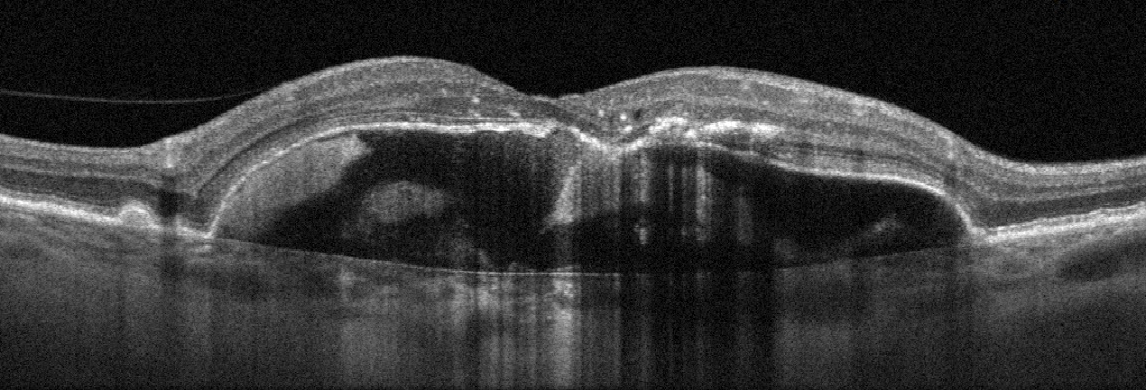
#> input picture data/raw/AMD/amd_1178825_3.jpg, 1146 x 390 px
$ python -i preprocess.py   (imports and definitions only)   (older library calls are emulated)
#> lines starting #> are read from the running program, lines starting #| are printed output that depends on the picture
# src/preprocess.py
import cv2
import numpy as np
from skimage.restoration import denoise_nl_means, estimate_sigma

def to_gray(img):
    if len(img.shape) == 3:
        return cv2.cvtColor(img, cv2.COLOR_BGR2GRAY)
    return img

def resize(img, size=(512, 256)):
    return cv2.resize(img, size, interpolation=cv2.INTER_AREA)

def denoise(img):
    # fast path: median to kill salt/pepper; optional NLM for extra smoothness
    med = cv2.medianBlur(img, 3)
    # non-local means (skimage expects float in [0,1])
    f = med.astype(np.float32) / 255.0
    sigma = estimate_sigma(f, channel_axis=None)
    nlm = denoise_nl_means(
        f, h=1.2 * sigma, fast_mode=True, patch_size=5, patch_distance=6, channel_axis=None
    )
    out = (np.clip(nlm, 0, 1) * 255).astype(np.uint8)
    return out

def clahe(img):
    clahe = cv2.createCLAHE(clipLimit=2.0, tileGridSize=(8,8))
    return clahe.apply(img)

def find_ilm_rpe(img):
    """
    Heuristic: for each column, find two strongest vertical gradient sign-changes
    in plausible bands -> approximate ILM (top surface) and RPE (bright band).
    Returns y_ilm, y_rpe arrays (length = width).
    """
    # smooth vertically to suppress speckle and emphasize layers
    k = cv2.GaussianBlur(img, (3,3), 0)
    gy = cv2.Sobel(k, cv2.CV_32F, 0, 1, ksize=3)  # vertical gradient
    H, W = img.shape
    y_ilm = np.zeros(W, dtype=np.int32)
    y_rpe = np.zeros(W, dtype=np.int32)

    for x in range(W):
        col = gy[:, x]
        # search ILM near top 20–40% (first strong negative-to-positive edge)
        top_band = col[:int(0.4*H)]
        y_ilm[x] = int(np.argmax(np.abs(top_band)))

        # search RPE near lower half (strong gradient magnitude)
        bot_band = col[int(0.4*H):]
        y_rpe[x] = int(0.4*H) + int(np.argmax(np.abs(bot_band)))

    # smooth boundaries
    y_ilm = cv2.GaussianBlur(y_ilm.reshape(1,-1).astype(np.float32), (21,1), 0).ravel().astype(int)
    y_rpe = cv2.GaussianBlur(y_rpe.reshape(1,-1).astype(np.float32), (21,1), 0).ravel().astype(int)
    # enforce order
    y_rpe = np.maximum(y_rpe, y_ilm + 5)
    return y_ilm, y_rpe

def vertical_realign(img, y_rpe_target=220):
    """
    Shift the image so the mean RPE sits near y_rpe_target.
    """
    y_ilm, y_rpe = find_ilm_rpe(img)
    shift = int(y_rpe_target - np.median(y_rpe))
    M = np.float32([[1, 0, 0], [0, 1, shift]])
    aligned = cv2.warpAffine(img, M, (img.shape[1], img.shape[0]), flags=cv2.INTER_LINEAR, borderMode=cv2.BORDER_REFLECT)
    return aligned, y_ilm + shift, y_rpe + shift

def preprocess_bscan(bgr_or_gray, size=(512,256)):
    g = to_gray(bgr_or_gray)
    g = resize(g, size)
    g = denoise(g)
    g = clahe(g)
    g_al, y_ilm, y_rpe = vertical_realign(g)
    return g_al, y_ilm, y_rpe

>>> import cv2
>>> picture = cv2.imread('../data/raw/AMD/amd_1178825_3.jpg')
#> picture is the input picture: shape (390, 1146, 3); mean B, G, R 54.4, 54.4, 54.4
>>> result = vertical_realign(picture)
#> in find_ilm_rpe, `gy = cv2.Sobel(k, cv2.CV_32F, 0, 1, ksize=3)`:
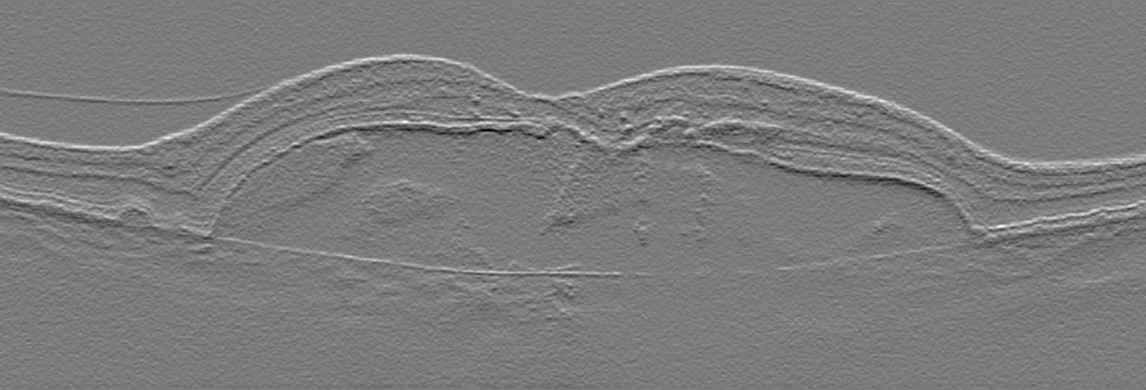
#> gy: shape (390, 1146, 3) float32; mean B, G, R 0.3, 0.3, 0.3; drawn with min black and max white
#> (the run stopped early here; a loop or call above may not have finished)

$ run again, on data/raw/AMD/amd_1262241_1.jpg
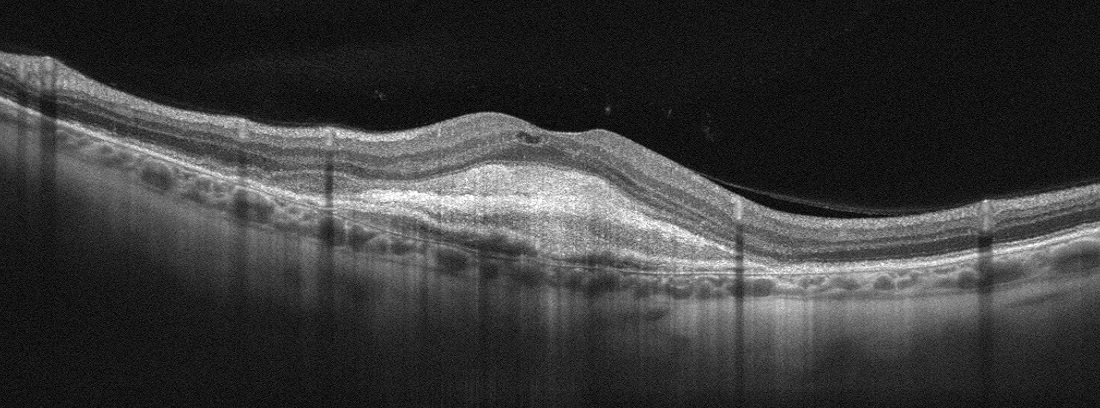
#> input picture data/raw/AMD/amd_1262241_1.jpg, 1100 x 408 px
#> picture is the input picture: shape (408, 1100, 3); min 0, max 255, mean 58.2
#> in find_ilm_rpe, `gy = cv2.Sobel(k, cv2.CV_32F, 0, 1, ksize=3)`:
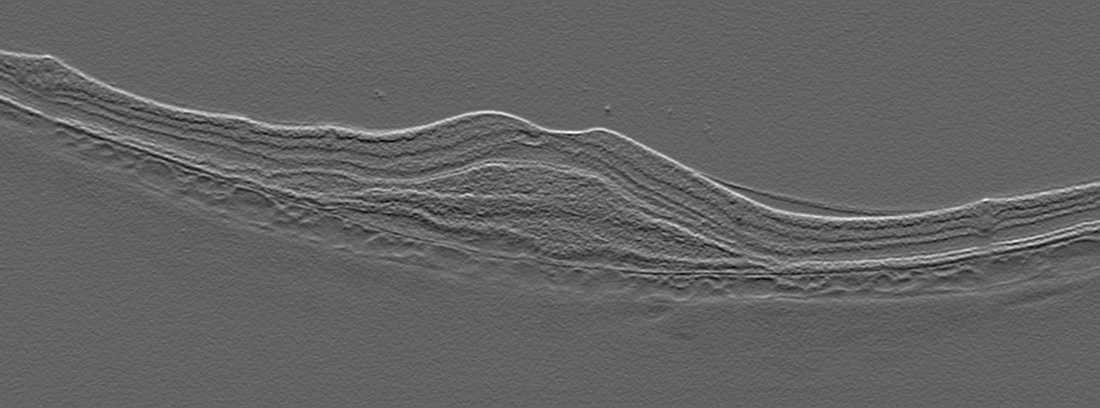
#> gy: shape (408, 1100, 3) float32; min -296, max 461, mean 0.1; drawn with min black and max white

$ run again, on data/raw/AMD/amd_1262241_5.jpg
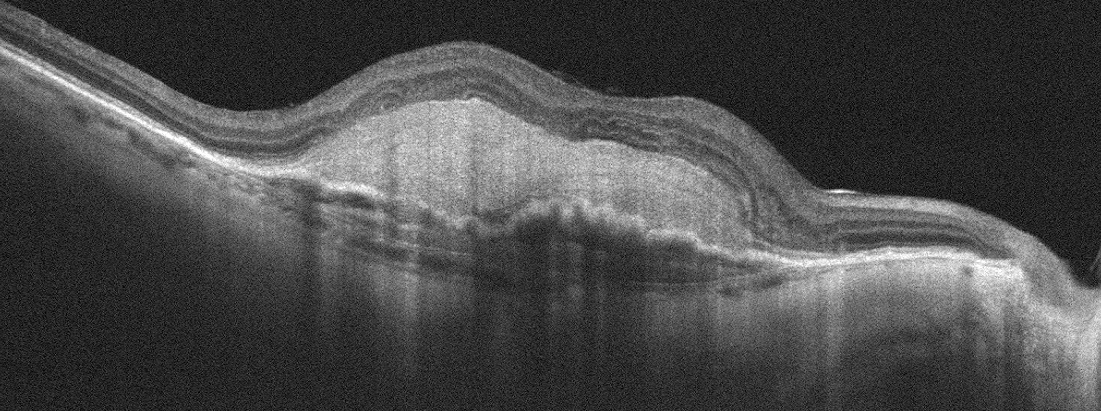
#> input picture data/raw/AMD/amd_1262241_5.jpg, 1101 x 411 px
#> picture is the input picture: shape (411, 1101, 3); min 0, max 255, mean 73.7
#> in find_ilm_rpe, `gy = cv2.Sobel(k, cv2.CV_32F, 0, 1, ksize=3)`:
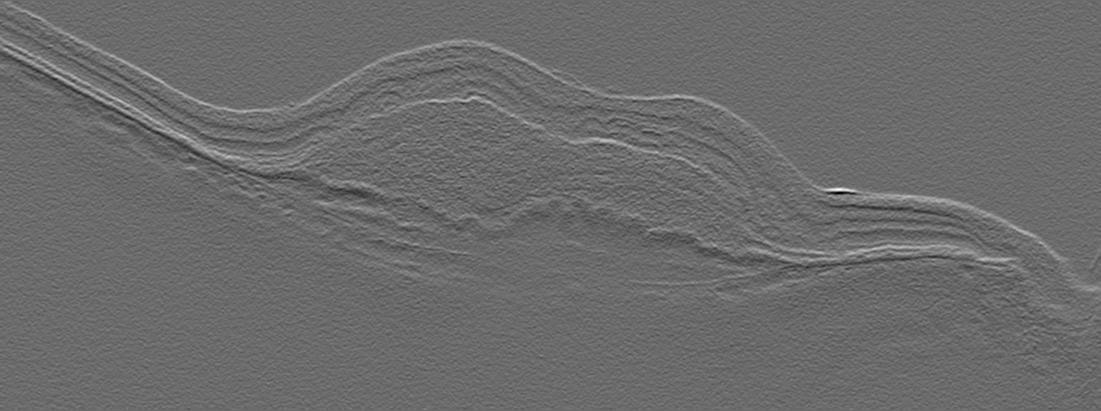
#> gy: shape (411, 1101, 3) float32; min -400, max 546, mean 0.2; drawn with min black and max white

$ run again, on data/raw/AMD/amd_1521791_2.jpg
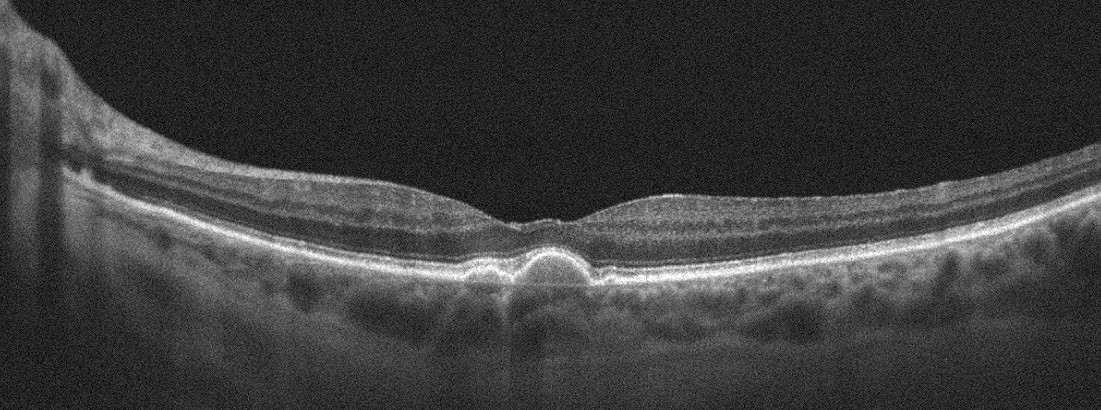
#> input picture data/raw/AMD/amd_1521791_2.jpg, 1101 x 410 px
#> picture is the input picture: shape (410, 1101, 3); min 0, max 255, mean 60.9
#> in find_ilm_rpe, `gy = cv2.Sobel(k, cv2.CV_32F, 0, 1, ksize=3)`:
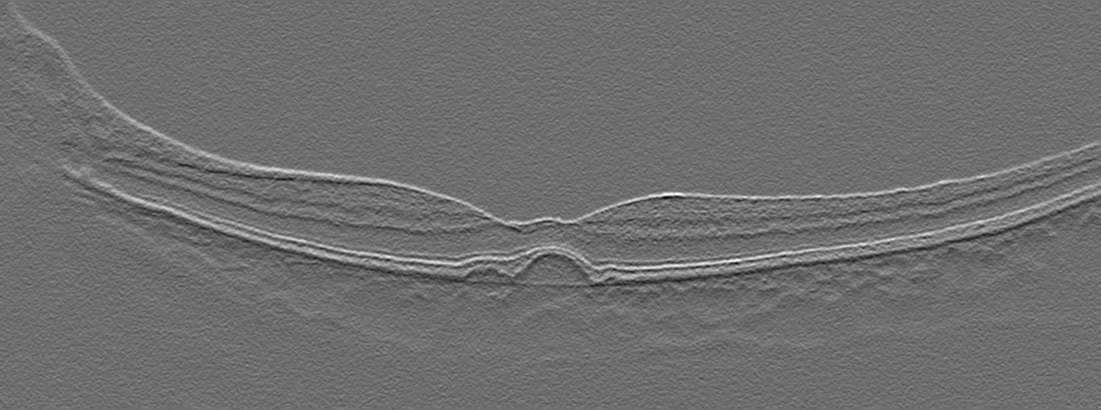
#> gy: shape (410, 1101, 3) float32; min -329, max 425, mean 0.2; drawn with min black and max white
